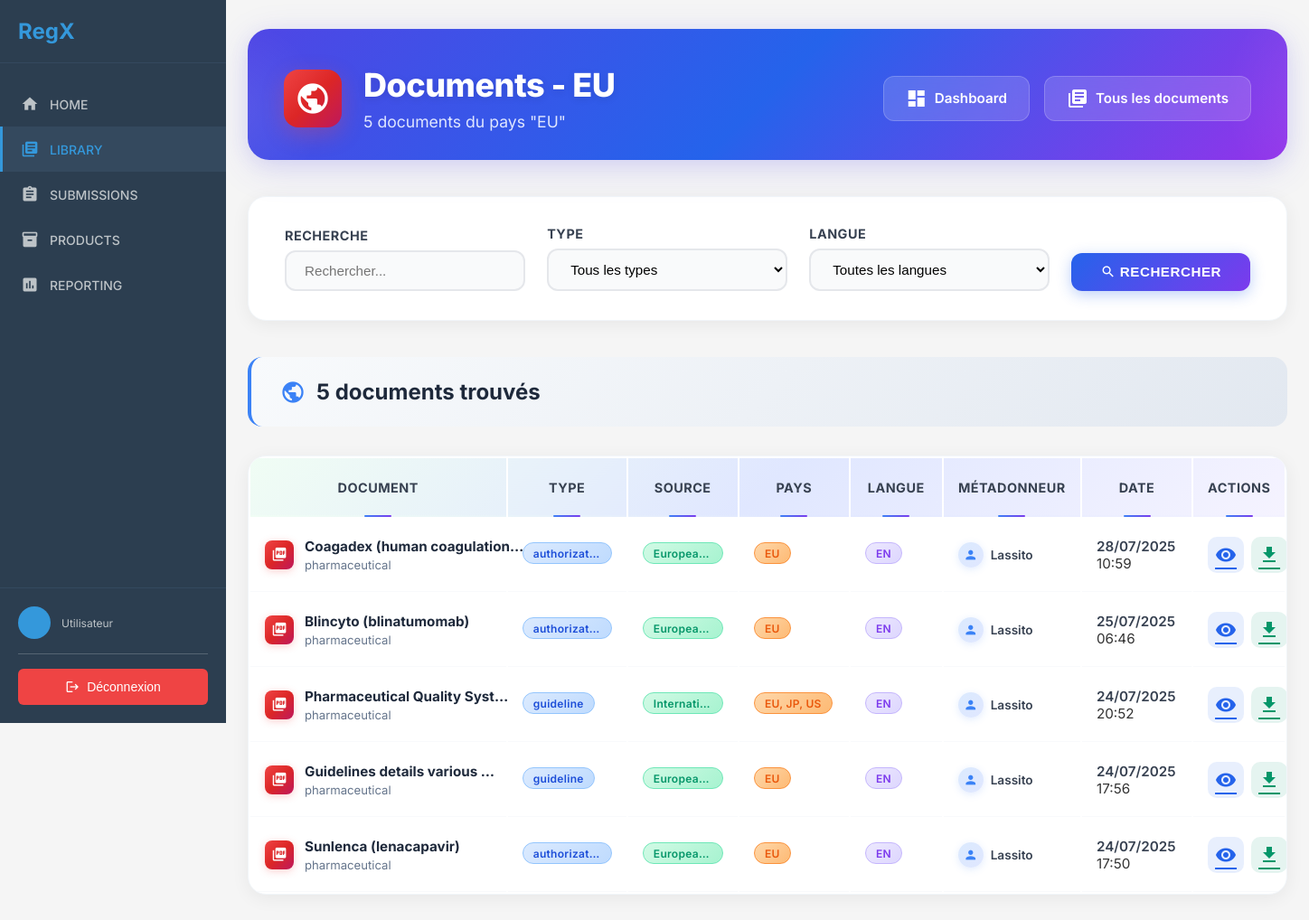
Before: /client/library/country/EU/ with the older database file.
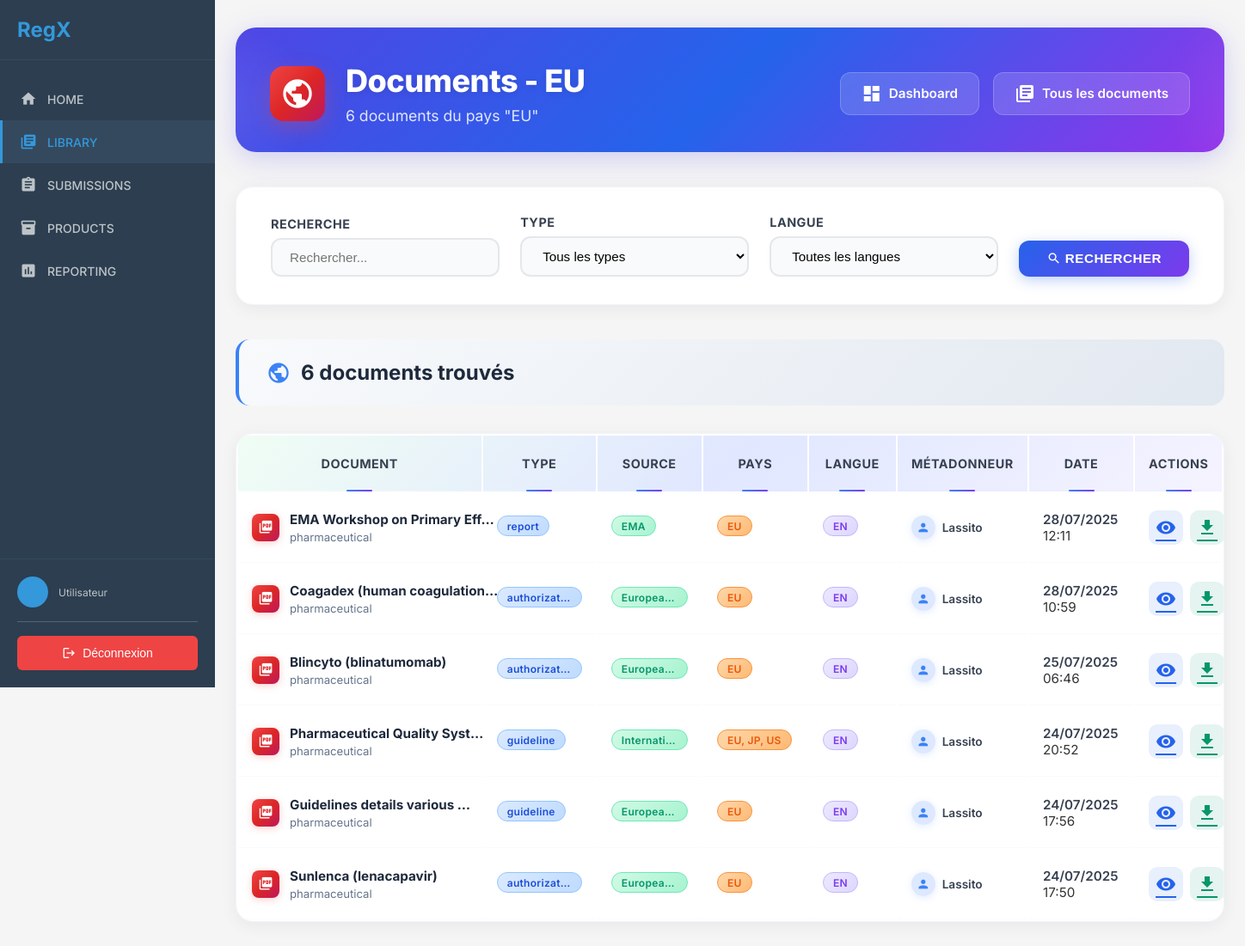
After: the same page with the newer database file.
### rawdocs/models.py (models this page shows, shortened)
class RawDocument(models.Model):
    url = models.URLField(help_text="URL d'origine du PDF", blank=True)
    file = models.FileField(upload_to=pdf_upload_to, help_text="Fichier PDF téléchargé")
    created_at = models.DateTimeField(auto_now_add=True)
    owner = models.ForeignKey(
        settings.AUTH_USER_MODEL,
        on_delete=models.CASCADE,
        related_name='raw_documents',
        null=True, blank=True,
        help_text="Utilisateur qui a téléchargé ce document"
    )
    is_validated = models.BooleanField(default=False, help_text="Document validé par un métadonneur")
    validated_at = models.DateTimeField(null=True, blank=True)
    is_ready_for_expert = models.BooleanField(default=False, help_text="Document prêt pour révision expert")
    expert_ready_at = models.DateTimeField(null=True, blank=True,
                                           help_text="Date à laquelle le document est devenu prêt pour l'expert")
    total_pages = models.IntegerField(default=0, help_text="Nombre total de pages")
    pages_extracted = models.BooleanField(default=False, help_text="Pages extraites individuellement")
    title = models.TextField(blank=True, help_text="Titre du document")
    doc_type = models.CharField("Type", max_length=100, blank=True, help_text="Type du document (guide, rapport…)")
    publication_date = models.CharField(max_length=100, blank=True, help_text="Date de publication")
    version = models.CharField(max_length=50, blank=True, help_text="Version extraite")
    source = models.CharField(max_length=255, blank=True, help_text="Organisation émettrice (EMA, FDA…)")
    context = models.TextField(blank=True, help_text="Contexte extrait (2 phrases max)")
    country = models.CharField(max_length=100, blank=True, help_text="Pays détecté (GPE ou TLD)")
    language = models.CharField(max_length=10, blank=True, help_text="Langue détectée (fr, en…)")
    url_source = models.URLField(blank=True, help_text="URL d'origine pour référence")

### client/library/views.py (the view)
# urls.py: path('country/<str:country>/', views.documents_by_country, name='documents_by_country'),
def documents_by_country(request, country):
    search = request.GET.get('search', '')
    document_type = request.GET.get('type', '')
    language = request.GET.get('language', '')
    documents_qs = RawDocument.objects.filter(
        is_validated=True,
        country__icontains=country
    ).select_related('owner')
    if search:
        documents_qs = documents_qs.filter(
            Q(title__icontains=search) |
            Q(source__icontains=search) |
            Q(context__icontains=search)
        )
    if document_type:
        documents_qs = documents_qs.filter(doc_type__icontains=document_type)
    if language:
        documents_qs = documents_qs.filter(language__icontains=language)
    documents_qs = documents_qs.order_by('-created_at')
    paginator = Paginator(documents_qs, 50)
    page_number = request.GET.get('page')
    documents = paginator.get_page(page_number)
    document_types = RawDocument.objects.filter(is_validated=True).exclude(doc_type='').values_list('doc_type', flat=True).distinct()
    languages = RawDocument.objects.filter(is_validated=True).exclude(language='').values_list('language', flat=True).distinct()
    context = {
        'documents': documents,
        'country': country,
        'document_types': document_types,
        'languages': languages,
        'filters': {
            'search': search,
            'type': document_type,
            'language': language,
        }
    }
    return render(request, 'client/library/documents_by_country.html', context)

### client/templatetags/document_filters.py (called while the page is built)
@register.filter
def document_title(document):
    if document.title and document.title.strip():
        return document.title.strip()
    if document.file:
        clean_name = clean_filename(document.file)
        if clean_name:
            return clean_name
    return "Document sans titre"

### templates/client/library/documents_by_country.html (shortened to what the changed rows need)
{% extends 'client/base.html' %}
{% load static %}
{% load document_filters %}
{% block content %}
<div class="library-container">
    <div class="page-header">
        <div class="page-header-content">
            <div class="page-header-left">
                <div class="page-header-titles">
                    <h1>Documents - {{ country }}</h1>
                    <p>{{ documents.paginator.count }} document{{ documents.paginator.count|pluralize }} du pays "{{ country }}"</p>
                </div>
            </div>
        </div>
    </div>
    <div class="results-header">
        <h2>
            <i class="material-icons">public</i>
            {{ documents.paginator.count }} document{{ documents.paginator.count|pluralize }} trouvé{{ documents.paginator.count|pluralize }}
        </h2>
    </div>
    {% if documents %}
    <div class="table-wrap">
        <div class="overflow-x-auto">
            <table>
                <thead>
                    <tr>
                        <th>Document</th>
                        <th>Type</th>
                        <th>Source</th>
                        <th>Pays</th>
                        <th>Langue</th>
                        <th>Métadonneur</th>
                        <th>Date</th>
                        <th>Actions</th>
                    </tr>
                </thead>
                <tbody>
                    {% for document in documents %}
                    <tr onclick="location.href='{% url 'client:library:document_detail' document.pk %}'">
                        <td>
                            <div class="document-icon-container">
                                <div class="document-table-icon">
                                    <i class="material-icons">picture_as_pdf</i>
                                </div>
                                <div class="flex-1 min-w-0">
                                    <span class="doc-title" title="{{ document|document_title }}">
                                        {{ document|document_title|truncatechars:28 }}
                                    </span>
                                    {% if document.context %}
                                    <div class="doc-context" title="{{ document.context }}">
                                        {{ document.context|truncatechars:30 }}
                                    </div>
                                    {% endif %}
                                </div>
                            </div>
                        </td>
                        <td>
                            {% if document.doc_type %}
                            <span class="badge-blue" title="{{ document.doc_type }}">
                                {{ document.doc_type|truncatechars:15 }}
                            </span>
                            {% else %}
                            <span class="badge-gray">-</span>
                            {% endif %}
                        </td>
                        <td>
                            {% if document.source %}
                            <span class="badge-green" title="{{ document.source }}">
                                {{ document.source|truncatechars:12 }}
                            </span>
                            {% else %}
                            <span class="badge-gray">-</span>
                            {% endif %}
                        </td>
                        <td>
                            {% if document.country %}
                            <span class="badge-orange" title="{{ document.country }}">
                                {{ document.country|truncatechars:12 }}
                            </span>
                            {% else %}
                            <span class="badge-gray">-</span>
                            {% endif %}
                        </td>
                        <td>
                            {% if document.language %}
                            <span class="badge-purple" title="{{ document.language }}">
                                {{ document.language|upper|truncatechars:10 }}
                            </span>
                            {% else %}
                            <span class="badge-gray">-</span>
                            {% endif %}
                        </td>
                        <td>
                            <div class="doc-meta-user">
                                <span class="avatar">
                                    <i class="material-icons">person</i>
                                </span>
                                <span>{{ document.owner.username|default:"Anonyme" }}</span>
                            </div>
                        </td>
                        <td>
                            <div style="font-weight: 600; color: #374151;">{{ document.created_at|date:"d/m/Y" }}</div>
                            <div class="text-xs text-gray-400">{{ document.created_at|date:"H:i" }}</div>
                        </td>
                        <td>
                            <div class="doc-actions">
                                <a href="{% url 'client:library:document_detail' document.pk %}" class="view" title="Voir le détail"
                                   onclick="event.stopPropagation();">
                                    <i class="material-icons">visibility</i>
                                </a>
                                <a href="{% url 'client:library:download_document' document.pk %}" class="download" title="Télécharger"
                                   onclick="event.stopPropagation();">
                                    <i class="material-icons">download</i>
                                </a>
                            </div>
                        </td>
                    </tr>
                    {% endfor %}
                </tbody>
            </table>
        </div>
    </div>
    {% endif %}
</div>
{% endblock %}

Changed rows visible on the page:
added RawDocument: title "EMA Workshop on Primary Eff…", context "pharmaceutical", doc_type "report", source "EMA", country "EU", language "EN", owner.username "Lassito", created_at "28/07/2025", created_at "12:11"
Other visible differences:
{{ documents.paginator.count }}: "5" → "6"
